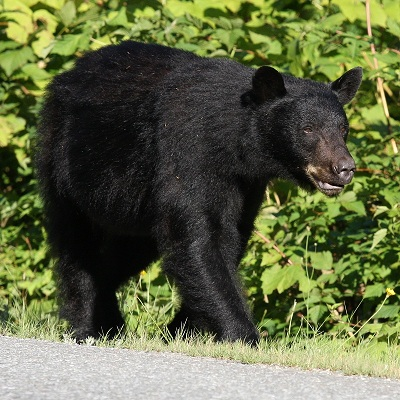
%> input picture college/image-procesing-class/TP3/Urso.jpg, 400 x 400 px
$ octave --eval "RuiCampos_TP3_D3;"   (GNU Octave 9; MATLAB toolbox functions it lacks are replaced by stand-ins)
%> lines starting %> are read from the running program, lines starting %| are printed output that depends on the picture
function [] = RuiCampos_TP3_D3(name, frames)
%name:     filename (ex:'pic.jpg')
%frames: the ammount of frames each video will have
%        at the exception of the last video, it creates 2*frames
%% Checking Optional Input
%Not passing any arguments will replicate the conditions I used to write
%the report.
if ~exist('name', 'var')
    name = 'Urso.jpg';
end
if ~exist('frames', 'var')
    frames = 5;
end
%% Reading Image - Checking for RGB
im = imread(name);
%> im is the input picture: size 400x400x3 uint8; mean R, G, B 95.9, 102.7, 67.9

if size(im, 3) == 3
    im = rgb2gray(im);
%> im: size 400x400 uint8
end

imO = im;

f = figure('visible','off','units', 'normalized', 'outerposition', [0 0 1 1]);
%% FFT
%% Creating Video Object and Hidden Figure
videoObj = VideoWriter('RuiCampos_AvgFilterFFT.avi'); videoObj.FrameRate = 3; open(videoObj);

%% Creating Video - FIRST FRAME
subplot(1,3,1), imshow(im),title('Image');
imFFT = fft2(im);
imFFT = abs(fftshift(imFFT));

subplot(1,3,2), imshow(log(imFFT), jet(10)), title('FFT of Image')
%> after `imshow(log(imFFT), jet(10))`:
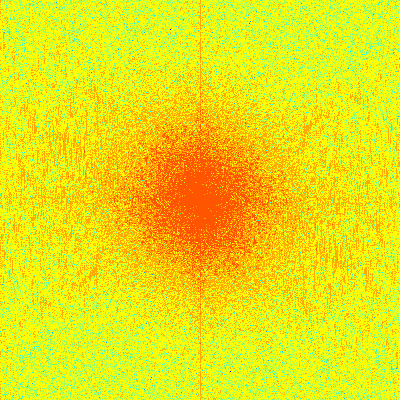
%> displayed picture: size 400x400x3, on the screen's scale of 0 to 255; mean R, G, B 234.5, 225.9, 20.5
subplot(1,3,3), imhist(im), title('Histogram of Image');
%> after `title('Histogram of Image')`:
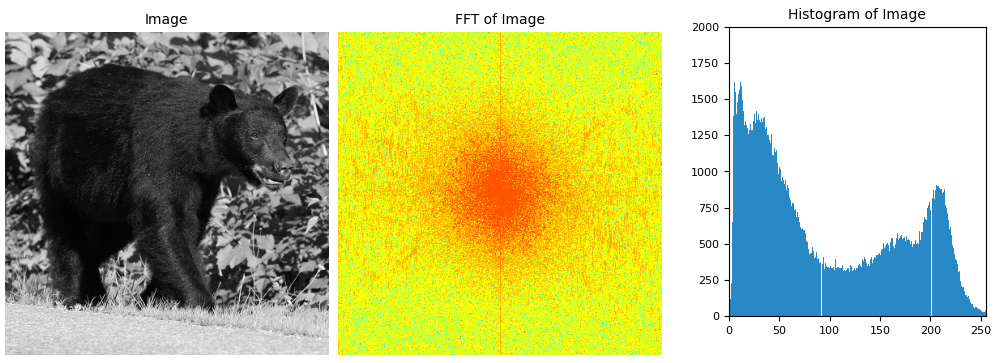
%> figure redrawn from the program's plot data, 3 panels

FRAME = getframe(f);

writeVideo(videoObj, FRAME);
%% Creating Video - REMAINDING FRAMES
h = [1 1 1;1 1 1; 1 1 1]/9;
disp('Rendering RuiCampos_AvgFilterFFT.avi...')
for i=1:frames
    %FILTER
    im = imfilter(im, h);
    subplot(1,3,1), imshow(im), title('Image');

    imFFT = fft2(im);
    imFFT = abs(fftshift(imFFT));
    subplot(1,3,2), imshow(log(imFFT),  jet(10)), title('FFT of Image')
    subplot(1,3,3), imhist(im),title('Histogram of Image');

    FRAME = getframe(f);
    writeVideo(videoObj, FRAME);
end
%> this loop made 5 passes
%> pass 1, in RuiCampos_TP3_D3, `imshow(log(imFFT), jet(10))`:
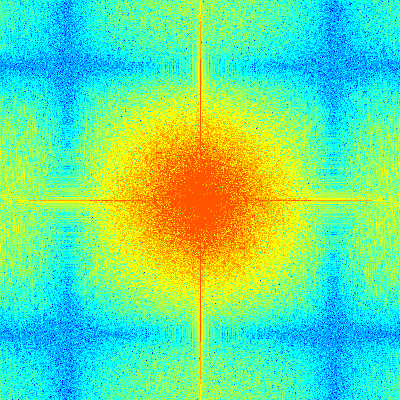
%> displayed picture: size 400x400x3, on the screen's scale of 0 to 255; mean R, G, B 104, 227.3, 151
%> pass 1, in RuiCampos_TP3_D3, `title('FFT of Image')`:
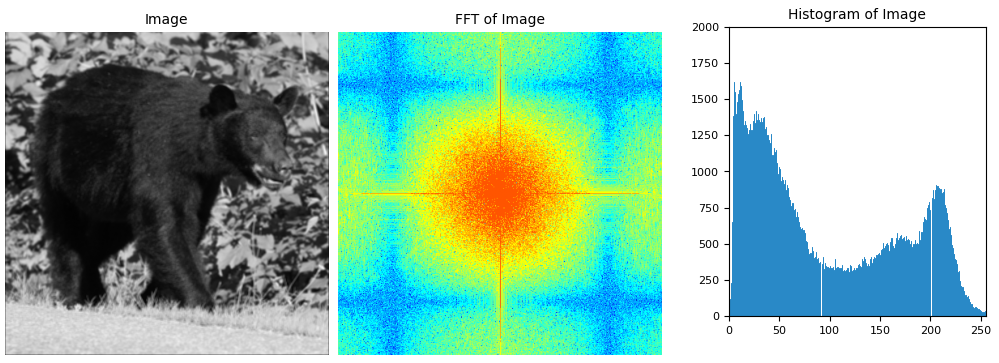
%> figure redrawn from the program's plot data, 3 panels
%> after the loop:
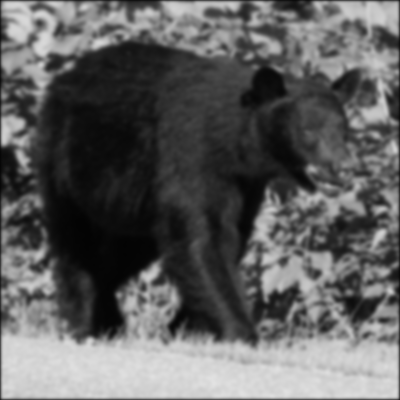
%> im: size 400x400 uint8; min 3, max 226, mean 95.2
close(videoObj), disp('Done.')
%% Creating Video Object For Salt&Pepper
videoObj1 = VideoWriter('RuiCampos_SP_noise.avi');  videoObj1.FrameRate = 4;
open(videoObj1);
disp('Rendering RuiCampos_SP_noise.avi...')
%% Creating SP Video - Varying contamination level
dR = 1/frames;
R = 0:dR:1;
im = imO;

subplot(1,2,1),
imShow = imshow(im);
title('Imagem')
subplot(1,2,2), imhist(im), title('Histograma')

writeVideo(videoObj1, getframe(f));

for r = R
    im = imnoise(im, 'salt & pepper' , r);
    subplot(1,2,1), set(imShow, 'CData', im);
    %imshow(im), title('Imagem')
    subplot(1,2,2), imhist(im), title('Histograma')

%> (the run ends here)

$ run again, with college/image-procesing-class/TP3/US.jpg copied over college/image-procesing-class/TP3/Urso.jpg
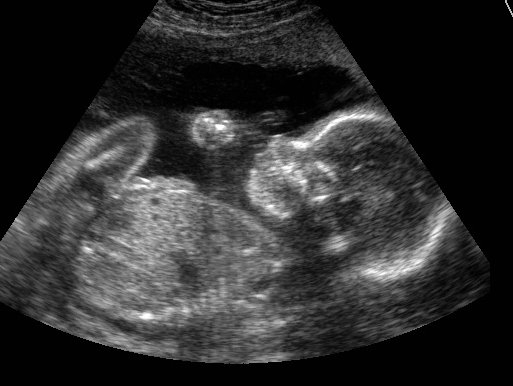
%> input picture college/image-procesing-class/TP3/US.jpg, 513 x 386 px
%> in RuiCampos_TP3_D3, im is the input picture: size 386x513 uint8; min 0, max 255, mean 46.4
